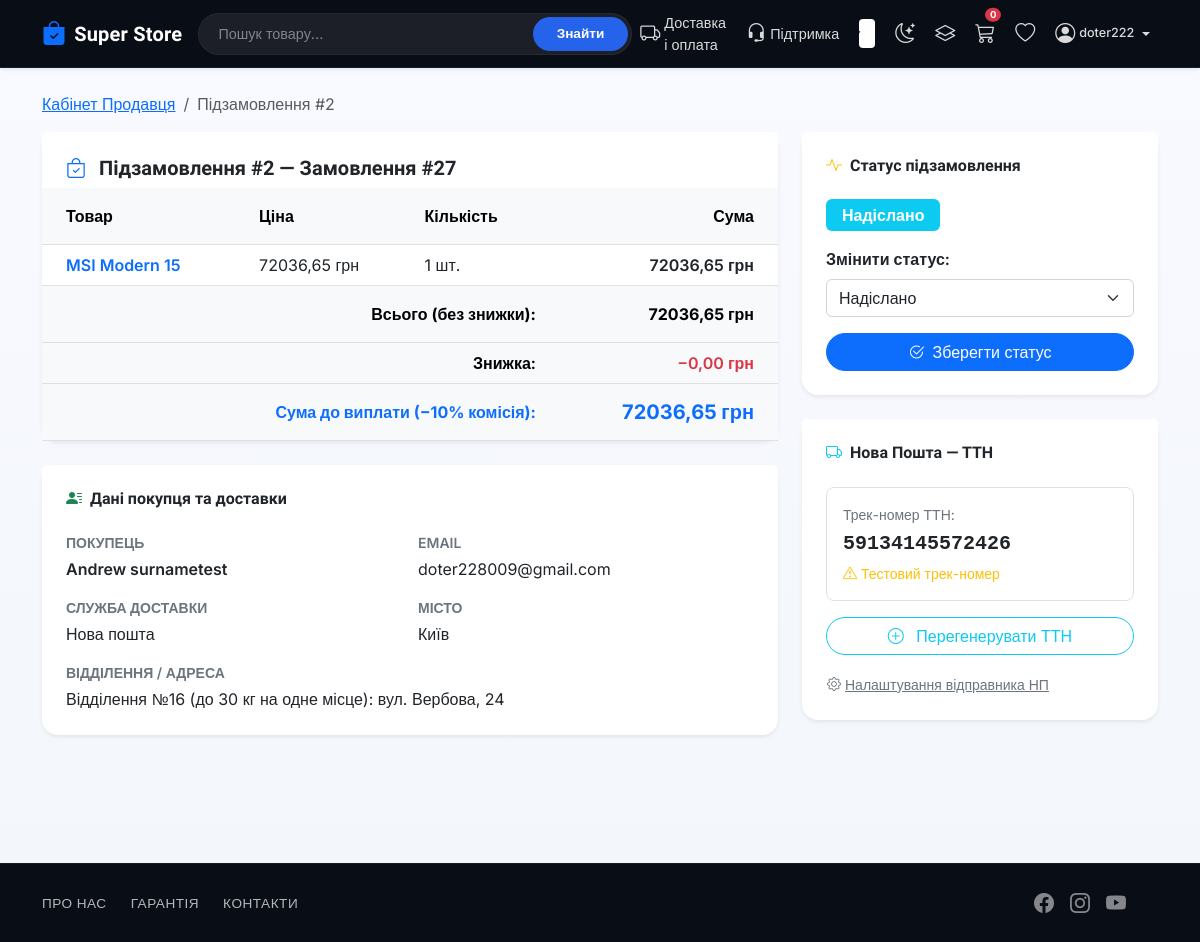
The app's page /accounts/seller/orders/2/ (signed in), older data.
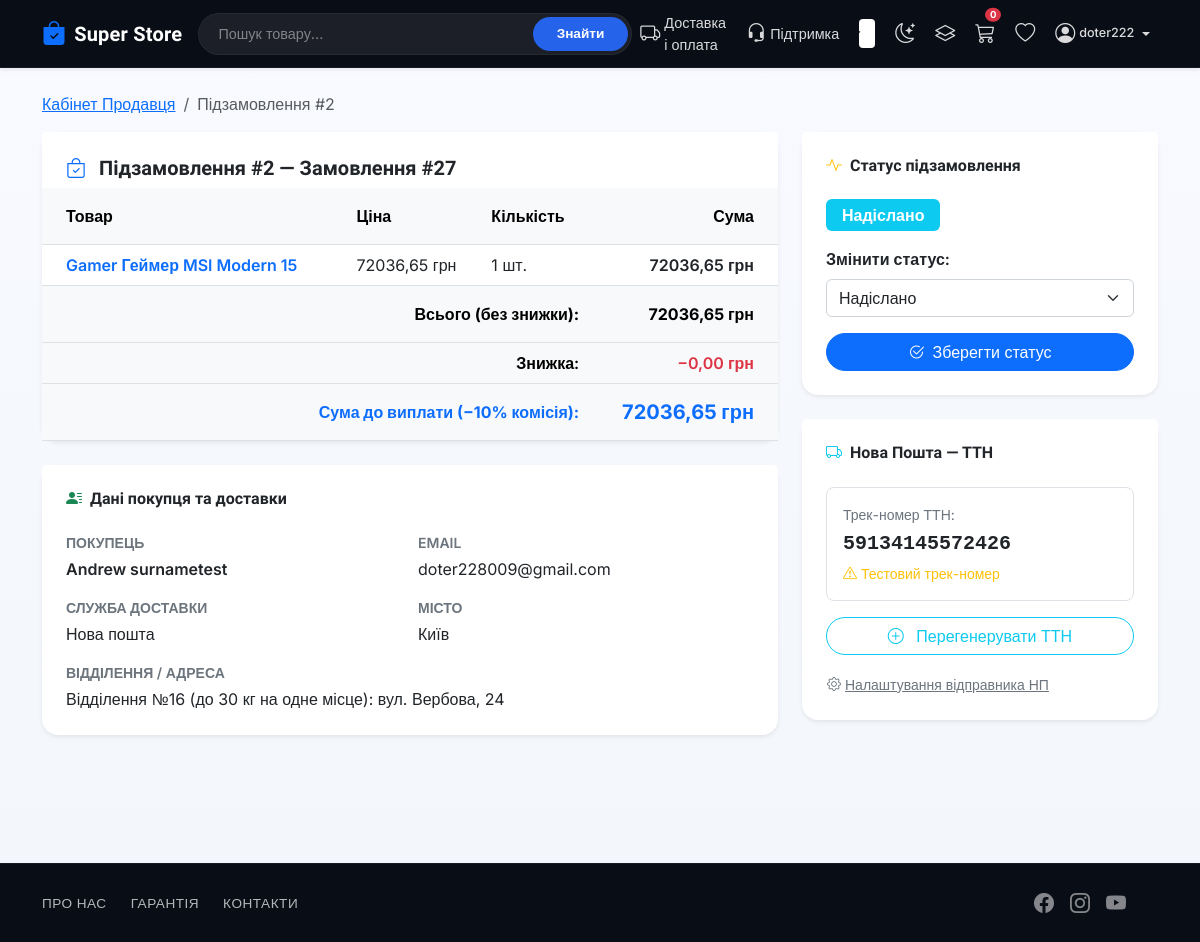
The same page, newer data.
### orders/models.py (models this page shows)
class OrderItem(models.Model):
    order = models.ForeignKey(Order, related_name='items', on_delete=models.CASCADE)
    sub_order = models.ForeignKey(SubOrder, related_name='items', on_delete=models.CASCADE, null=True, blank=True)
    product = models.ForeignKey(Product, related_name='order_items', on_delete=models.CASCADE)
    price = models.DecimalField(max_digits=10, decimal_places=2)
    quantity = models.PositiveIntegerField(default=1)
    def get_cost(self):
        return self.price * self.quantity

### products/models.py (models this page shows, shortened)
class Product(models.Model):
    owner = models.ForeignKey(
        settings.AUTH_USER_MODEL,
        related_name="user_products",
        on_delete=models.CASCADE,
        null=True,
        blank=True,
    )
    category = models.ForeignKey(Category, related_name='products', on_delete=models.CASCADE)
    name = models.CharField(max_length=200)
    slug = models.SlugField(max_length=200)
    image = models.ImageField(upload_to='products/%Y/%m/%d', blank=True)
    description = models.TextField(blank=True)
    price = models.DecimalField(max_digits=10, decimal_places=2)
    discount_percent = models.PositiveSmallIntegerField(
        default=0,
        validators=[MaxValueValidator(90)],
    )
    available = models.BooleanField(default=True)
    created = models.DateTimeField(auto_now_add=True)
    updated = models.DateTimeField(auto_now=True)

### accounts/views.py (the view, shortened to what this page needs)
# urls.py: path('seller/orders/<int:sub_order_id>/', views.seller_suborder_detail, name='seller_suborder_detail'),
@login_required
def seller_suborder_detail(request, sub_order_id):
    if not request.user.is_staff:
        raise PermissionDenied("Ви повинні бути продавцем.")
    sub_order = get_object_or_404(SubOrder, id=sub_order_id, vendor=request.user)
    return render(request, 'accounts/suborder_detail.html', {'sub_order': sub_order})

### cart/cart.py (called while the page is built)
    def __len__(self):
        return sum(item['quantity'] for item in self.cart.values())

### cart/context_processors.py (called while the page is built)
def cart(request):
    return {"cart": Cart(request)}

### orders/models.py (called while the page is built)
    def get_total_cost(self):
        return sum(item.get_cost() for item in self.items.all())

    def get_discount_amount(self):
        total = self.get_total_cost()
        if self.coupon:
            if getattr(self.coupon, 'discount_type', 'percentage') == 'percentage':
                return (total * self.discount) / 100
            else:  # 'fixed'
                return min(getattr(self.coupon, 'discount_value', Decimal("0.00")), total)
        return (total * self.discount) / Decimal("100")

    def get_total_cost(self):
        return sum(item.get_cost() for item in self.items.all())

    def get_discount_amount(self):
        order_total = self.order.get_total_cost()
        if order_total > 0:
            share = self.get_total_cost() / order_total
            return self.order.get_discount_amount() * share
        return Decimal("0.00")

    def get_total_after_discount(self):
        return self.get_total_cost() - self.get_discount_amount()

### accounts/templates/accounts/suborder_detail.html (shortened to what the changed rows need)
{% extends "base.html" %}
{% load static %}
{% load i18n %}
{% block content %}
{% get_current_language as LANGUAGE_CODE %}
<div class="container my-4">
    <div class="row g-4">
        <div class="col-lg-8">
            <div class="card border-0 shadow-sm rounded-4 mb-4">
                <div class="card-header bg-white border-0 pt-4 pb-2 px-4">
                    <h2 class="h5 fw-bold mb-0">
                        <i class="bi bi-bag-check me-2 text-primary"></i>
                        Підзамовлення #{{ sub_order.id }} — Замовлення #{{ sub_order.order.id }}
                    </h2>
                </div>
                <div class="card-body p-0">
                    <div class="table-responsive">
                        <table class="table table-hover align-middle mb-0">
                            <thead class="table-light">
                                <tr>
                                    <th class="ps-4 py-3">Товар</th>
                                    <th class="py-3">Ціна</th>
                                    <th class="py-3">Кількість</th>
                                    <th class="py-3 text-end pe-4">Сума</th>
                                </tr>
                            </thead>
                            <tbody>
                                {% for item in sub_order.items.all %}
                                <tr>
                                    <td class="ps-4">
                                        <a href="{{ item.product.get_absolute_url }}" class="fw-semibold text-decoration-none">{{ item.product.name }}</a>
                                    </td>
                                    <td>{{ item.price }} грн</td>
                                    <td>{{ item.quantity }} шт.</td>
                                    <td class="text-end pe-4 fw-semibold">{{ item.get_cost }} грн</td>
                                </tr>
                                {% endfor %}
                            </tbody>
                        </table>
                    </div>
                </div>
            </div>
        </div>
    </div>
</div>
{% endblock %}

Row changes from the older to the newer data that the page shows:
changed through a linked row, OrderItem: product.name "MSI Modern 15" → "Gamer Геймер MSI Modern 15"
